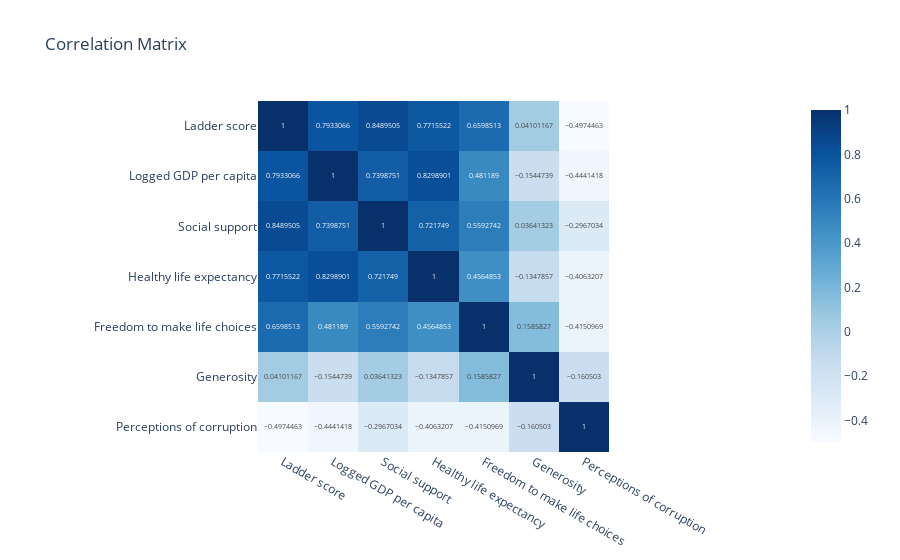

Notebook cell for this chart:
### Code cell
matrix = dfnum.corr()
fig = px.imshow(matrix, 
                text_auto=True, 
                color_continuous_scale='Blues',
                title="Correlation Matrix")
fig.show()

### Figure 1 — Plotly figure (JSON) as saved in the notebook; plotly's stock layout.template omitted (floating-point values rounded to 4 significant figures)
{"data": [{"coloraxis": "coloraxis", "hovertemplate": "x: %{x}<br>y: %{y}<br>color: %{z}<extra></extra>", "name": "0", "texttemplate": "%{z}", "type": "heatmap", "x": ["Ladder score", "Logged GDP per capita", "Social support", "Healthy life expectancy", "Freedom to make life choices", "Generosity", "Perceptions of corruption"], "xaxis": "x", "y": ["Ladder score", "Logged GDP per capita", "Social support", "Healthy life expectancy", "Freedom to make life choices", "Generosity", "Perceptions of corruption"], "yaxis": "y", "z": [[1, 0.7933, 0.849, 0.7716, 0.6599, 0.04101, -0.4974], [0.7933, 1, 0.7399, 0.8299, 0.4812, -0.1545, -0.4441], [0.849, 0.7399, 1, 0.7217, 0.5593, 0.03641, -0.2967], [0.7716, 0.8299, 0.7217, 1, 0.4565, -0.1348, -0.4063], [0.6599, 0.4812, 0.5593, 0.4565, 1, 0.1586, -0.4151], [0.04101, -0.1545, 0.03641, -0.1348, 0.1586, 1, -0.1605], [-0.4974, -0.4441, -0.2967, -0.4063, -0.4151, -0.1605, 1]]}], "layout": {"coloraxis": {"colorscale": [[0, "rgb(247,251,255)"], [0.125, "rgb(222,235,247)"], [0.25, "rgb(198,219,239)"], [0.375, "rgb(158,202,225)"], [0.5, "rgb(107,174,214)"], [0.625, "rgb(66,146,198)"], [0.75, "rgb(33,113,181)"], [0.875, "rgb(8,81,156)"], [1, "rgb(8,48,107)"]]}, "title": {"text": "Correlation Matrix"}, "xaxis": {"anchor": "y", "constrain": "domain", "domain": [0, 1], "scaleanchor": "y"}, "yaxis": {"anchor": "x", "autorange": "reversed", "constrain": "domain", "domain": [0, 1]}}}
